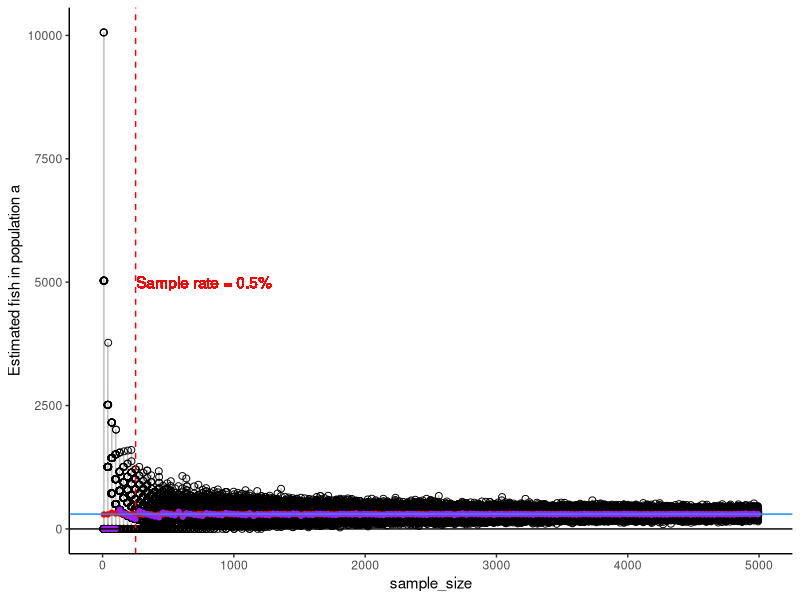
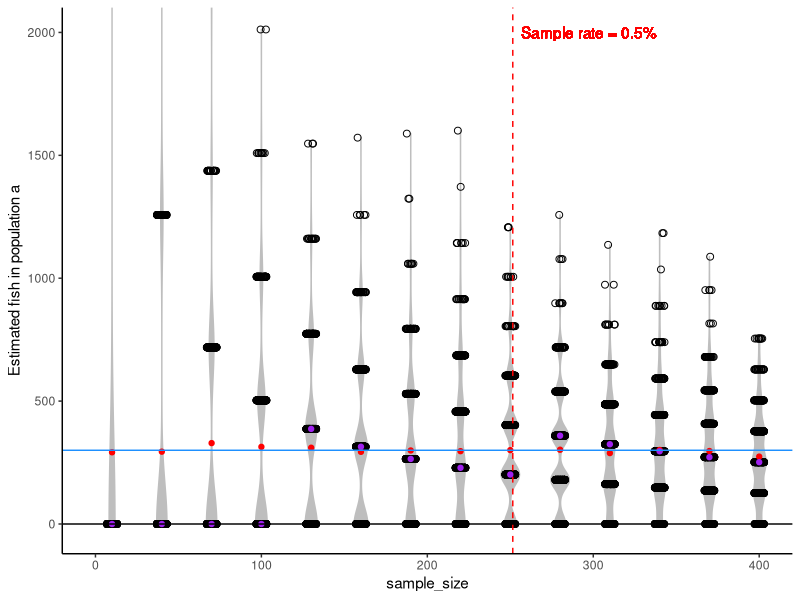
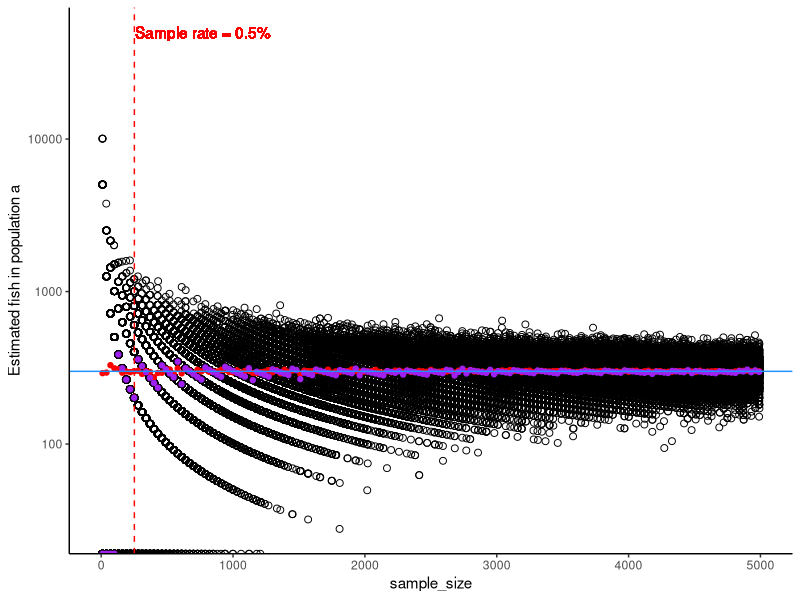

These charts were generated, in order, by the following R code:
## ---- chunk 1
knitr::opts_chunk$set(echo = TRUE)
library(ggplot2)
library(dplyr)
options(scipen = 1000000)
## ---- chunk 2

pop_a <- 300 # Number of fish in population a
pop_b <- 50000 # number of fish not in population a
n_catch <- sum(pop_a, pop_b) # total fish caught
fish_caught <- c(rep(1, pop_a), rep(0, pop_b)) # vector of 1 and 0, 1 if fish is population a
true_prop <- pop_a / n_catch  # 'true' proportion of population a fish
min_sample_size <- 10
max_sample_size <- 5000
step_sample_size <- 30
n_reps_sample <- 500
sample_size <- rep(seq( min_sample_size , max_sample_size, by=step_sample_size), each= n_reps_sample)
actual_sample_rate <- 0.005 

# Get estimated proportion population a by sampling fish caught with repeated samples of various sample sizes
estimated_prop <- sapply( sample_size, function(x) {
                          sum(sample(fish_caught, size = x)) / x
                          }
        )

s <- data.frame(sample_size, estimated_prop)
s$estimated_pop_a <- s$estimated_prop * n_catch


s_sum <- s %>% group_by(sample_size) %>% summarise(mean_pop_a = mean(estimated_pop_a, na.rm=TRUE), 
                                                 median_pop_a = median(estimated_pop_a, na.rm=TRUE))
## ---- chunk 3

ggplot(data = s, aes( x = sample_size, y = estimated_pop_a)) +
  geom_violin(aes(group = sample_size), fill="gray", colour="gray")   +
  geom_point( aes( x = sample_size, y = estimated_pop_a), shape=1, size=2, position = position_jitter(width=3)) +
  geom_vline(aes(xintercept = actual_sample_rate * n_catch), colour="red", linetype=2) +
  geom_text(aes(x=actual_sample_rate * n_catch + 5, y=5000, label=paste0("Sample rate = ", actual_sample_rate*100, "%")), hjust = 0, colour="red") +
  geom_point(data = s_sum , aes(y=mean_pop_a, x=sample_size), colour="red") +
  ylab("Estimated fish in population a") +
  geom_point(data = s_sum , aes(y=median_pop_a, x=sample_size), colour="purple") +
  geom_hline(aes(yintercept=0)) +
  geom_hline(aes(yintercept=pop_a), colour="dodgerblue") +
  #geom_text(aes(x=500, y=pop_a-200, label=paste0("Actual population = ", pop_a)),vjust=0, colour="dodgerblue") + 
  coord_cartesian() +
  theme_classic()

## ---- chunk 4

ggplot(data = s, aes( x = sample_size, y = estimated_pop_a)) +
  geom_violin(aes(group = sample_size), fill="gray", colour="gray")   +
  geom_point( aes( x = sample_size, y = estimated_pop_a), shape=1, size=2, position = position_jitter(width=3)) +
  geom_vline(aes(xintercept = actual_sample_rate * n_catch), colour="red", linetype=2) +
  geom_text(aes(x=actual_sample_rate * n_catch + 5, y=2000, label=paste0("Sample rate = ", actual_sample_rate*100, "%")), hjust = 0, colour="red") +
  geom_point(data = s_sum , aes(y=mean_pop_a, x=sample_size), colour="red") +
  geom_point(data = s_sum , aes(y=median_pop_a, x=sample_size), colour="purple") +  
  geom_hline(aes(yintercept=0)) +
  ylab("Estimated fish in population a") +
  geom_hline(aes(yintercept=pop_a), colour="dodgerblue") +
  #geom_text(aes(x=200, y=pop_a-300, label=paste0("Actual population = ", pop_a)), vjust=0, colour="dodgerblue") + 
  coord_cartesian(xlim=c(0,400), ylim = c(-20,2000)) +
  theme_classic()

## ---- chunk 5
# 
# max_est <- max(s$estimated_pop_a)
# 
# ggplot(data = s, aes( x = sample_size, y = estimated_pop_a)) +
#   #geom_violin(aes(group = sample_size), fill="gray", colour="gray")   +
#   geom_point( aes( x = sample_size, y = estimated_pop_a), shape=1, size=2, position = position_jitter(width=3)) +
#   geom_vline(aes(xintercept = actual_sample_rate * n_catch), colour="red", linetype=2) +
#   geom_text(aes(x=actual_sample_rate * n_catch + 5, y=50000, label=paste0("Sample rate = ", actual_sample_rate*100, "%")), hjust = 0, colour="red") +  
#   geom_point(data = s_sum , aes(y=mean_pop_a, x=sample_size), colour="red") +
#   geom_point(data = s_sum , aes(y=median_pop_a, x=sample_size), colour="purple") +
#   ylab("Estimated fish in population a") +
#   geom_hline(aes(yintercept=0)) +
#   scale_y_log10() +
#   geom_hline(aes(yintercept=pop_a), colour="dodgerblue") +
#   #geom_text(aes(x=200, y=pop_a, label=paste0("Actual population = ", pop_a)), vjust=0, colour="dodgerblue") + 
#   coord_cartesian(xlim=c(0,1000)) +
#   theme_classic()
# 
## ---- chunk 6
max_est <- max(s$estimated_pop_a)

ggplot(data = s, aes( x = sample_size, y = estimated_pop_a)) +
  #geom_violin(aes(group = sample_size), fill="gray", colour="gray")   +
  geom_point( aes( x = sample_size, y = estimated_pop_a), shape=1, size=2, position = position_jitter(width=3)) +
  geom_vline(aes(xintercept = actual_sample_rate * n_catch), colour="red", linetype=2) +
  geom_text(aes(x=actual_sample_rate * n_catch + 5, y=50000, label=paste0("Sample rate = ", actual_sample_rate*100, "%")), hjust = 0, colour="red") +
  geom_hline(aes(yintercept=0)) +    
  geom_point(data = s_sum , aes(y=mean_pop_a, x=sample_size), colour="red") +
  ylab("Estimated fish in population a") +
  geom_point(data = s_sum , aes(y=median_pop_a, x=sample_size), colour="purple") +  
  scale_y_log10()+
  geom_hline(aes(yintercept=pop_a), colour="dodgerblue") +
  #geom_text(aes(x=200, y=pop_a, label=paste0("Actual population = ", pop_a)), vjust=0, colour="dodgerblue") + 
  coord_cartesian() +
  theme_classic()
